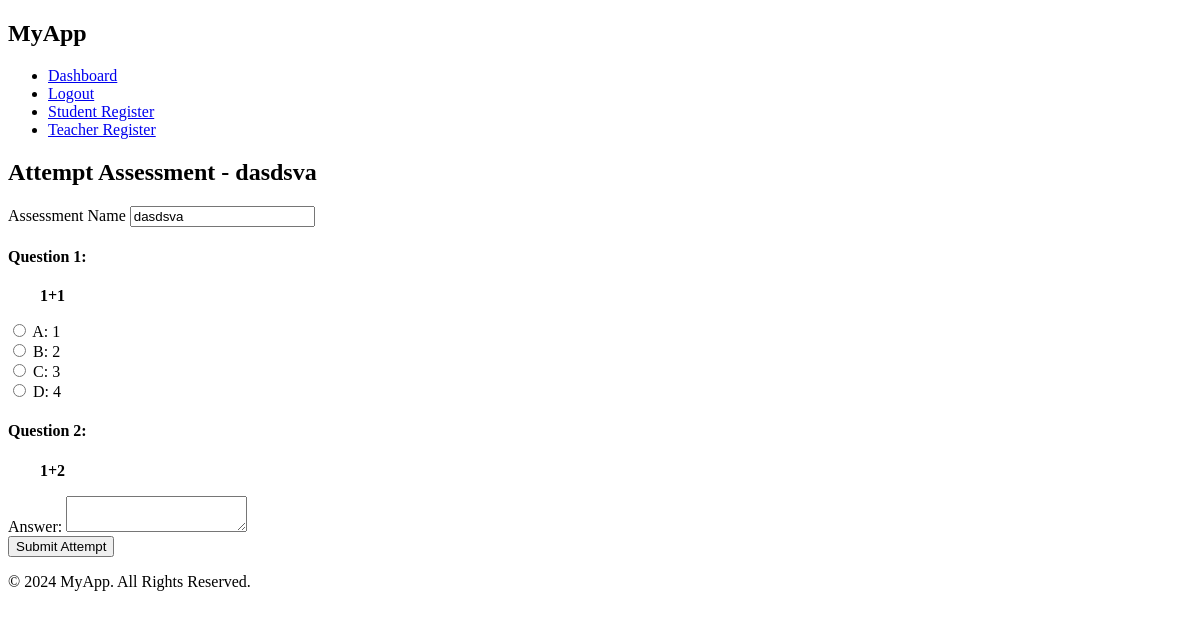
The app's page /attempt_assessment/1 (signed in) with its own data.
### app/models/assessment.py (models this page shows)
class Assessment(db.Model):
    id = db.Column(db.Integer, primary_key=True)
    name = db.Column(db.String(255), nullable=False)
    type = db.Column(db.String(255), nullable=False)
    questions = db.relationship('Question', secondary='assessment_question', backref='assessments')
    parameters = db.Column(db.JSON, nullable=True)

### app/models/question.py (models this page shows)
class Question(db.Model):
    id = db.Column(db.Integer, primary_key=True)
    question_text = db.Column(db.Text, nullable=False)
    option_a = db.Column(db.String(200), nullable=False)
    option_b = db.Column(db.String(200), nullable=False)
    option_c = db.Column(db.String(200), nullable=False)
    option_d = db.Column(db.String(200), nullable=False)
    correct_option = db.Column(db.String(100), nullable=False)
    correct_answer = db.Column(db.Text, nullable=False)
    feedback = db.Column(db.Text, nullable=False)
    question_type = db.Column(db.String(50), nullable=False)

### app/routes/student_routes.py (the view)
@app.route('/attempt_assessment/<int:assessment_id>', methods=['GET', 'POST'])
def attempt_assessment(assessment_id):
    if 'user_id' not in session or session['role'] != 'student':
        return redirect(url_for('login'))
    user = User.query.get(session['user_id'])
    assessment = Assessment.query.get_or_404(assessment_id)
    user_attempts = UserAttempt.query.filter_by(user_id=user.id, assessment_id=assessment.id).count()
    max_attempts = assessment.parameters.get('attempts', 1)  # Default is 1 attempt
    print(max_attempts)
    if user_attempts >= int(max_attempts):
        flash('You have reached the maximum number of attempts for this assessment.', 'danger')
        return redirect(url_for('dashboard'))
    return render_template('attempt_assessment.html', assessment=assessment)

### app/templates/attempt_assessment.html (shortened to what this page needs)
{% extends "base.html" %}
{% block content %}
<div class="container">
    <h2>Attempt Assessment - {{ assessment.name }}</h2>
    <form action="{{ url_for('submit_attempt', assessment_id=assessment.id) }}" method="post" id="attempt-assessment-form">
        <div class="mb-3">
            <label for="name" class="form-label">Assessment Name</label>
            <input type="text" class="form-control" id="name" name="name" value="{{ assessment.name }}" readonly>
        </div>
        <div class="mb-3" id="questions-list">
            {% for question in assessment.questions %}
            {% if question.question_type == 'Type1' %}
            <div class="question">
                <h4>Question {{ loop.index }}:</h4>
                <p>&emsp;&emsp;<strong>{{ question.question_text }}</strong></p>
                <div class="options">
                    <div class="form-check">
                        <input class="form-check-input" type="radio" name="answer_{{ question.id }}" id="option_a_{{ question.id }}" value="A">
                        <label class="form-check-label" for="option_a_{{ question.id }}">
                            A: {{ question.option_a }}
                        </label>
                    </div>
                    <div class="form-check">
                        <input class="form-check-input" type="radio" name="answer_{{ question.id }}" id="option_b_{{ question.id }}" value="B">
                        <label class="form-check-label" for="option_b_{{ question.id }}">
                            B: {{ question.option_b }}
                        </label>
                    </div>
                    <div class="form-check">
                        <input class="form-check-input" type="radio" name="answer_{{ question.id }}" id="option_c_{{ question.id }}" value="C">
                        <label class="form-check-label" for="option_c_{{ question.id }}">
                            C: {{ question.option_c }}
                        </label>
                    </div>
                    <div class="form-check">
                        <input class="form-check-input" type="radio" name="answer_{{ question.id }}" id="option_d_{{ question.id }}" value="D">
                        <label class="form-check-label" for="option_d_{{ question.id }}">
                            D: {{ question.option_d }}
                        </label>
                    </div>
                </div>
            </div>
            {% elif question.question_type == 'Type2' %}
            <div class="question">
                <h4>Question {{ loop.index }}: </h4>
                <p>&emsp;&emsp;<strong>{{ question.question_text }}</strong></p>
                <div class="options">
                    <div class="form-group">
                        <label for="text_answer">Answer:</label>
                        <textarea class="form-control" id="text_answer" name="text_answer_{{ question.id }}" required></textarea>
                    </div>
                </div>
            </div>
            {% endif %}
            {% endfor %}
        </div>
        <button type="submit" class="btn btn-primary" id="submit-attempt-btn">Submit Attempt</button>
    </form>
</div>
{% endblock %}

### records on screen
Assessment: name "dasdsva"
Question: question_text "1+1", option_a "1", option_b "2", option_c "3", option_d "4"
Question: question_text "1+2"
